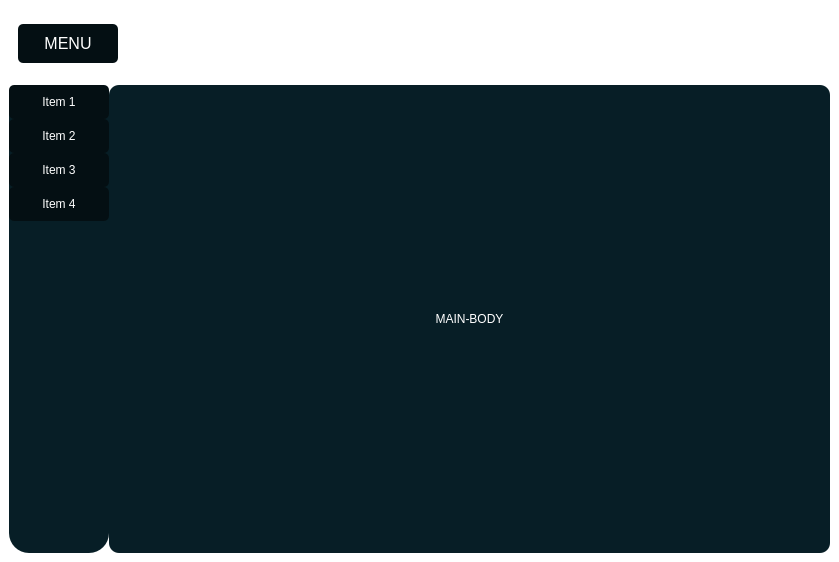
<?xml version="1.0" encoding="UTF-8"?>
<ui version="4.0">
 <class>MainWindow</class>
 <widget class="QMainWindow" name="MainWindow">
  <property name="geometry">
   <rect>
    <x>0</x>
    <y>0</y>
    <width>839</width>
    <height>562</height>
   </rect>
  </property>
  <property name="windowTitle">
   <string>MainWindow</string>
  </property>
  <property name="styleSheet">
   <string notr="true">*{
   border: none;
   background-color: transparent;
   color: #fff;
}
#centeralwidget{
  background-color: #040f13;
}
#side_menu{
   background-color: #071e26;
  border-radius: 20px;
}
QPushButton{
  padding: 10px;
  background-color: #040f13;
  border-radius: 5px;
}
#main_body{
   background-color: #071e26;
   border-radius: 10px;
}</string>
  </property>
  <widget class="QWidget" name="centralwidget">
   <layout class="QVBoxLayout" name="verticalLayout">
    <item>
     <widget class="QFrame" name="header">
      <property name="minimumSize">
       <size>
        <width>0</width>
        <height>70</height>
       </size>
      </property>
      <property name="maximumSize">
       <size>
        <width>16777215</width>
        <height>70</height>
       </size>
      </property>
      <property name="frameShape">
       <enum>QFrame::StyledPanel</enum>
      </property>
      <property name="frameShadow">
       <enum>QFrame::Raised</enum>
      </property>
      <layout class="QHBoxLayout" name="horizontalLayout_2">
       <item alignment="Qt::AlignLeft">
        <widget class="QFrame" name="frame">
         <property name="frameShape">
          <enum>QFrame::StyledPanel</enum>
         </property>
         <property name="frameShadow">
          <enum>QFrame::Raised</enum>
         </property>
         <layout class="QHBoxLayout" name="horizontalLayout_3">
          <property name="spacing">
           <number>0</number>
          </property>
          <property name="leftMargin">
           <number>0</number>
          </property>
          <property name="topMargin">
           <number>0</number>
          </property>
          <property name="rightMargin">
           <number>0</number>
          </property>
          <property name="bottomMargin">
           <number>0</number>
          </property>
          <item>
           <widget class="QPushButton" name="pushButton">
            <property name="minimumSize">
             <size>
              <width>100</width>
              <height>0</height>
             </size>
            </property>
            <property name="maximumSize">
             <size>
              <width>200</width>
              <height>16777215</height>
             </size>
            </property>
            <property name="font">
             <font>
              <pointsize>12</pointsize>
             </font>
            </property>
            <property name="text">
             <string>MENU</string>
            </property>
            <property name="icon">
             <iconset resource="../icons/icons.qrc">
              <normaloff>:/icons/align-justify.svg</normaloff>:/icons/align-justify.svg</iconset>
            </property>
            <property name="iconSize">
             <size>
              <width>24</width>
              <height>24</height>
             </size>
            </property>
           </widget>
          </item>
         </layout>
        </widget>
       </item>
       <item>
        <widget class="QFrame" name="frame_3">
         <property name="frameShape">
          <enum>QFrame::StyledPanel</enum>
         </property>
         <property name="frameShadow">
          <enum>QFrame::Raised</enum>
         </property>
         <layout class="QVBoxLayout" name="verticalLayout_4">
          <item>
           <widget class="QLabel" name="label">
            <property name="font">
             <font>
              <pointsize>15</pointsize>
              <weight>75</weight>
              <bold>true</bold>
             </font>
            </property>
            <property name="text">
             <string>MY APP</string>
            </property>
            <property name="alignment">
             <set>Qt::AlignCenter</set>
            </property>
           </widget>
          </item>
         </layout>
        </widget>
       </item>
      </layout>
     </widget>
    </item>
    <item>
     <widget class="QFrame" name="frame_2">
      <property name="sizePolicy">
       <sizepolicy hsizetype="Preferred" vsizetype="Expanding">
        <horstretch>0</horstretch>
        <verstretch>0</verstretch>
       </sizepolicy>
      </property>
      <property name="frameShape">
       <enum>QFrame::StyledPanel</enum>
      </property>
      <property name="frameShadow">
       <enum>QFrame::Raised</enum>
      </property>
      <layout class="QHBoxLayout" name="horizontalLayout">
       <property name="spacing">
        <number>0</number>
       </property>
       <property name="leftMargin">
        <number>0</number>
       </property>
       <property name="topMargin">
        <number>0</number>
       </property>
       <property name="rightMargin">
        <number>0</number>
       </property>
       <property name="bottomMargin">
        <number>0</number>
       </property>
       <item alignment="Qt::AlignLeft">
        <widget class="QFrame" name="side_menu">
         <property name="frameShape">
          <enum>QFrame::StyledPanel</enum>
         </property>
         <property name="frameShadow">
          <enum>QFrame::Raised</enum>
         </property>
         <layout class="QVBoxLayout" name="verticalLayout_2">
          <property name="spacing">
           <number>0</number>
          </property>
          <property name="leftMargin">
           <number>0</number>
          </property>
          <property name="topMargin">
           <number>0</number>
          </property>
          <property name="rightMargin">
           <number>0</number>
          </property>
          <property name="bottomMargin">
           <number>0</number>
          </property>
          <item alignment="Qt::AlignLeft|Qt::AlignTop">
           <widget class="QFrame" name="frame_4">
            <property name="minimumSize">
             <size>
              <width>100</width>
              <height>0</height>
             </size>
            </property>
            <property name="maximumSize">
             <size>
              <width>150</width>
              <height>16777215</height>
             </size>
            </property>
            <property name="frameShape">
             <enum>QFrame::StyledPanel</enum>
            </property>
            <property name="frameShadow">
             <enum>QFrame::Raised</enum>
            </property>
            <layout class="QVBoxLayout" name="verticalLayout_3">
             <property name="spacing">
              <number>0</number>
             </property>
             <property name="leftMargin">
              <number>0</number>
             </property>
             <property name="topMargin">
              <number>0</number>
             </property>
             <property name="rightMargin">
              <number>0</number>
             </property>
             <property name="bottomMargin">
              <number>0</number>
             </property>
             <item>
              <widget class="QPushButton" name="pushButton_2">
               <property name="maximumSize">
                <size>
                 <width>16777215</width>
                 <height>50</height>
                </size>
               </property>
               <property name="text">
                <string>Item 1</string>
               </property>
               <property name="icon">
                <iconset resource="../icons/icons.qrc">
                 <normaloff>:/icons/aperture.svg</normaloff>:/icons/aperture.svg</iconset>
               </property>
              </widget>
             </item>
             <item>
              <widget class="QPushButton" name="pushButton_3">
               <property name="maximumSize">
                <size>
                 <width>16777215</width>
                 <height>50</height>
                </size>
               </property>
               <property name="text">
                <string>Item 2</string>
               </property>
               <property name="icon">
                <iconset resource="../icons/icons.qrc">
                 <normaloff>:/icons/codesandbox.svg</normaloff>:/icons/codesandbox.svg</iconset>
               </property>
              </widget>
             </item>
             <item>
              <widget class="QPushButton" name="pushButton_4">
               <property name="maximumSize">
                <size>
                 <width>16777215</width>
                 <height>50</height>
                </size>
               </property>
               <property name="text">
                <string>Item 3</string>
               </property>
               <property name="icon">
                <iconset resource="../icons/icons.qrc">
                 <normaloff>:/icons/compass.svg</normaloff>:/icons/compass.svg</iconset>
               </property>
              </widget>
             </item>
             <item>
              <widget class="QPushButton" name="pushButton_5">
               <property name="maximumSize">
                <size>
                 <width>16777215</width>
                 <height>50</height>
                </size>
               </property>
               <property name="text">
                <string>Item 4</string>
               </property>
               <property name="icon">
                <iconset resource="../icons/icons.qrc">
                 <normaloff>:/icons/dribbble.svg</normaloff>:/icons/dribbble.svg</iconset>
               </property>
              </widget>
             </item>
            </layout>
           </widget>
          </item>
         </layout>
        </widget>
       </item>
       <item>
        <widget class="QFrame" name="main_body">
         <property name="sizePolicy">
          <sizepolicy hsizetype="Expanding" vsizetype="Preferred">
           <horstretch>0</horstretch>
           <verstretch>0</verstretch>
          </sizepolicy>
         </property>
         <property name="frameShape">
          <enum>QFrame::StyledPanel</enum>
         </property>
         <property name="frameShadow">
          <enum>QFrame::Raised</enum>
         </property>
         <layout class="QVBoxLayout" name="verticalLayout_5">
          <item>
           <widget class="QLabel" name="label_2">
            <property name="text">
             <string>MAIN-BODY</string>
            </property>
            <property name="alignment">
             <set>Qt::AlignCenter</set>
            </property>
           </widget>
          </item>
         </layout>
        </widget>
       </item>
      </layout>
     </widget>
    </item>
   </layout>
  </widget>
 </widget>
 <resources>
  <include location="../icons/icons.qrc"/>
 </resources>
 <connections/>
</ui>
